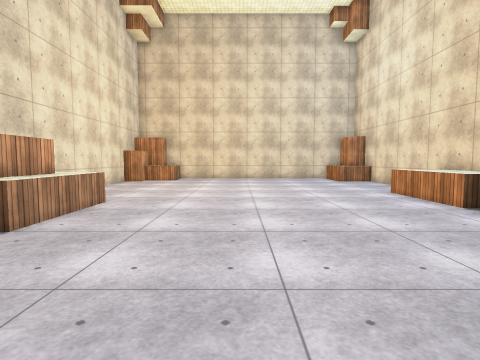
view 1 (above)

15 first-person views from a walk through a Unity game level. The camera is 1.4 m above the floor, tilts 4° down and sees 80° across. The floor is counted in squares, 1 m on a side. Each view is taken from the middle of a square. On the plan, view 1 faces up. The plan holds only what a view shows up to about 14 squares ahead; the rest is blank. The place goes on beyond the plan. The player is left out. Some animated figures are left out. Surface patterns are stand-ins for the level's own textures.

view 2
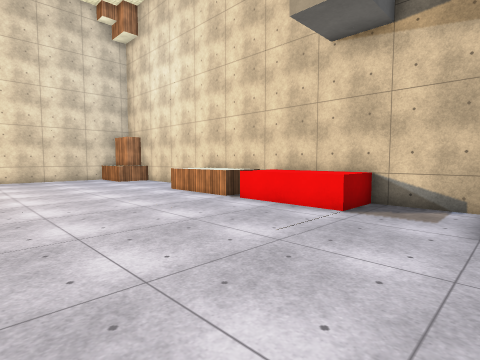

view 3
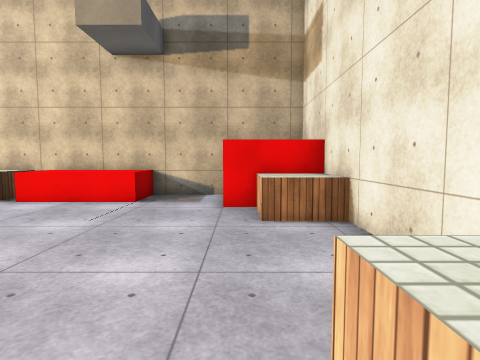

view 4
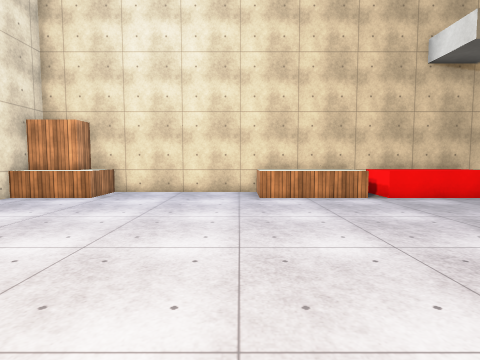

view 5
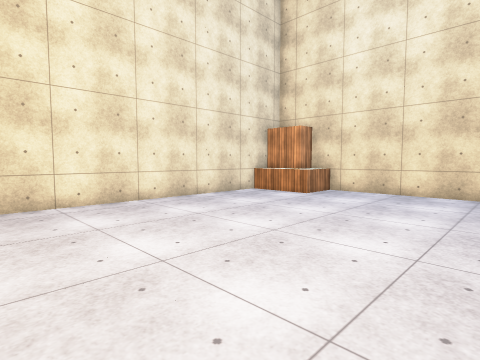

view 6
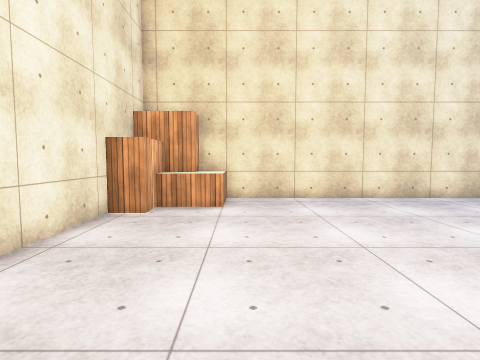

view 7
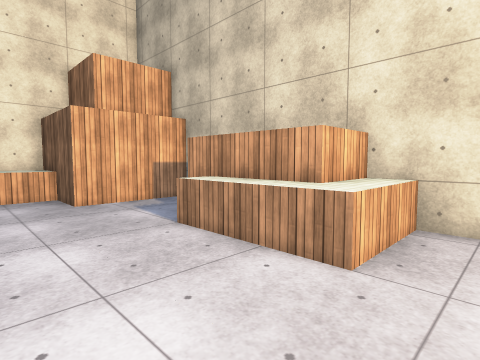

view 8
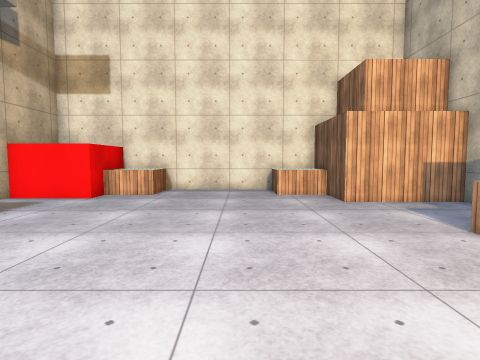

view 9
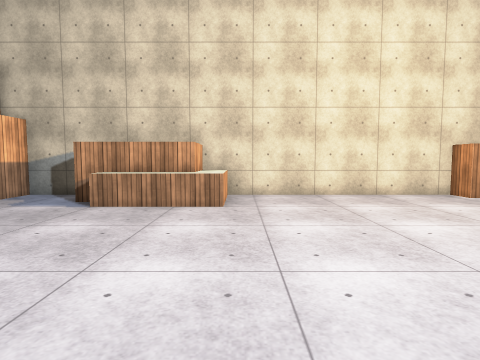

view 10
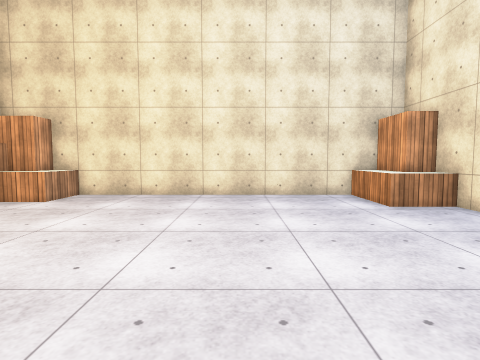

view 11
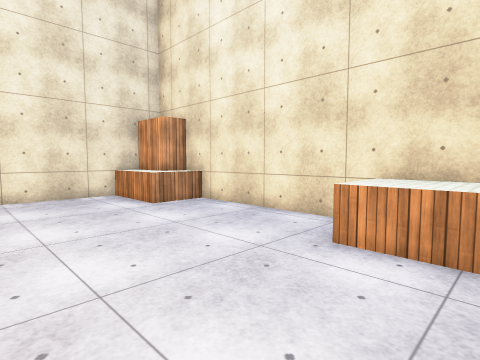

view 12
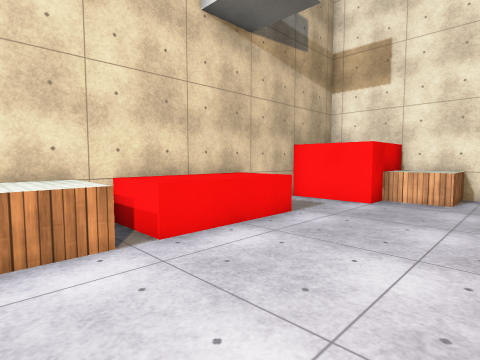

view 13
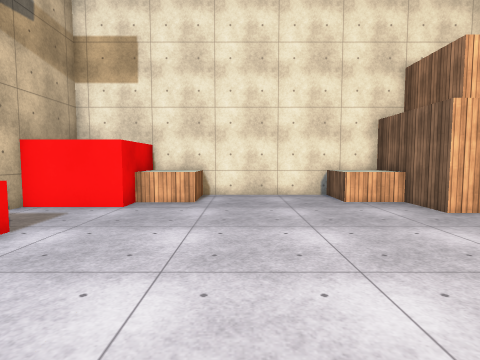

view 14
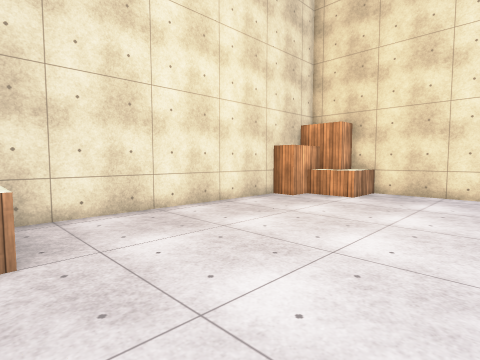

view 15
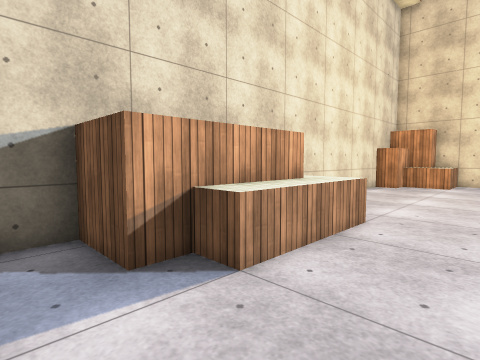

### Floor plan
Key: @ floor where view 1 was taken; # wall or solid block; . floor; ^ raised ledge.
Columns run from 8 left of view 1 to 9 right of it. Each row starts with its distance up from view 1.
 22   ^^###########^^
 21  #^^...........^^
 20  #^^...........^^^
 19 ##.............^^^
 18 #................#
 17 #................#
 16 #................#
 15 #................#
 14 #................#
 13 #................#
 12 #..............^^^
 11 #..............^^^
 10 #..............^^^
  9 ^^^^...........^^^
  8 ###^...........^^#
  7   #^...........^^^
  6   #^...........^^^
  5 ###............^^^
  4 #..............^^^
  3 #................#
  2 #................#
  1 #####............#
  0     #...@.....####
 -1     ^^^.....^^#
 -2     ^^^.....^^#
 -3     ^^^#####^^#

Where each view was taken, in squares from view 1:
view 1: 0 up, 0 right, facing up
view 2: 0 up, 1 left, facing up-right
view 3: 0 up, 3 left, facing right
view 4: 13 up, 4 left, facing right
view 5: 12 up, 4 left, facing up-right
view 6: 11 up, 4 left, facing up
view 7: 11 up, 1 left, facing down-left
view 8: 11 up, 0 right, facing down
view 9: 10 up, 4 right, facing left
view 10: 10 up, 2 right, facing up
view 11: 10 up, 2 right, facing up-right
view 12: 10 up, 2 right, facing down-right
view 13: 9 up, 2 right, facing down
view 14: 9 up, 0 right, facing up-left
view 15: 3 up, 2 left, facing up-left
